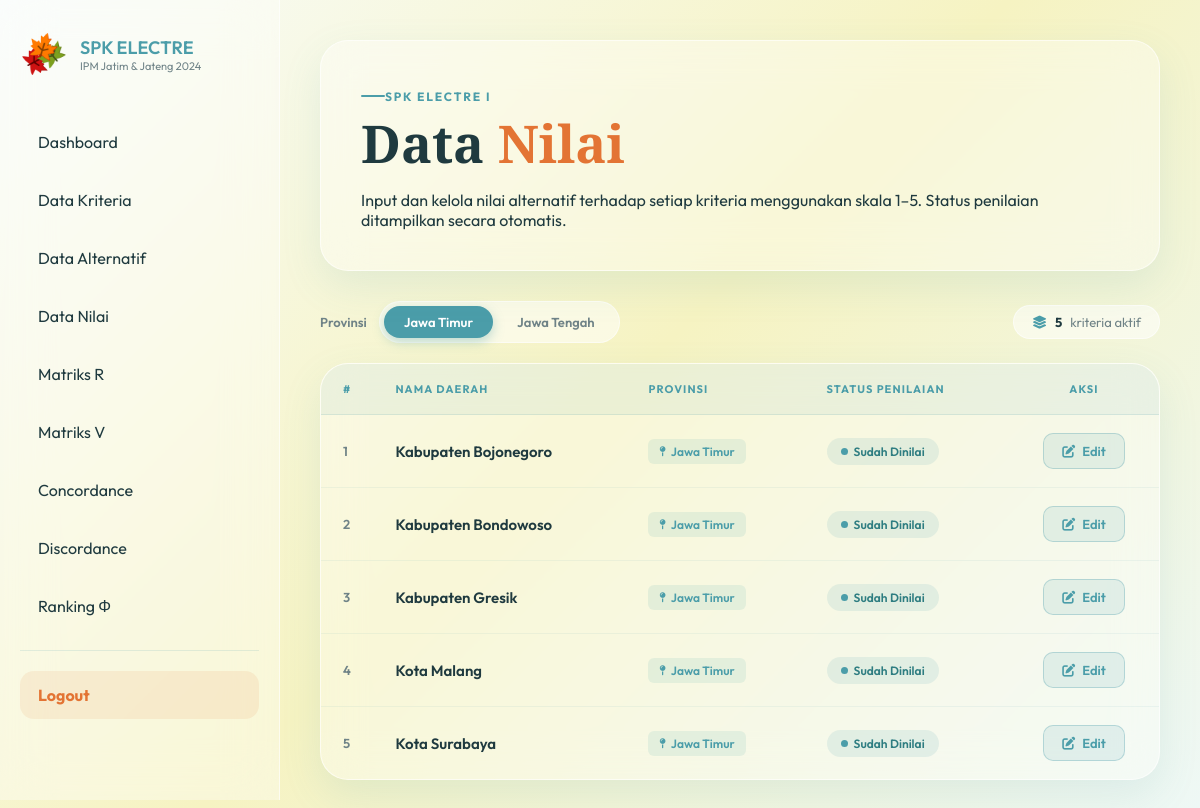
The page /nilai/index.php (signed in) on the database its author committed.
### tables this page shows
CREATE TABLE `tbl_alternatif` (
  `id` int(11) NOT NULL,
  `nama_daerah` varchar(100) NOT NULL,
  `provinsi` enum('Jawa Timur','Jawa Tengah') NOT NULL
);

### nilai/index.php (the view, shortened to what this page needs)
<?php
require_once '../config/db.php';
$provinsi   = $_GET['provinsi'] ?? 'Jawa Timur';
$alternatifs = $conn->query("
    SELECT * FROM tbl_alternatif
    WHERE provinsi='$provinsi'
    ORDER BY nama_daerah
");
$total_kriteria = $conn->query("SELECT COUNT(*) as total FROM tbl_kriteria")->fetch_assoc()['total'];
?>
<!DOCTYPE html>
<html lang="id">
<head>
<link rel="stylesheet" href="https://cdnjs.cloudflare.com/ajax/libs/font-awesome/6.5.0/css/all.min.css">
</head>
<body>
<div class="wrapper">
    <?php include '../includes/sidebar.php'; ?>
    <main class="content">
        <div class="hero">
            <p class="hero-label">SPK ELECTRE I</p>
            <h1>Data <span>Nilai</span></h1>
            <p class="hero-desc">
                Input dan kelola nilai alternatif terhadap setiap kriteria menggunakan skala 1–5. Status penilaian ditampilkan secara otomatis.
            </p>
        </div>
        <div class="toolbar">
            <div class="filter-group">
                <span class="filter-label">Provinsi</span>
                <div class="provinsi-tabs">
                    <a href="?provinsi=Jawa Timur"  class="<?= $provinsi === 'Jawa Timur'  ? 'active' : '' ?>">Jawa Timur</a>
                    <a href="?provinsi=Jawa Tengah" class="<?= $provinsi === 'Jawa Tengah' ? 'active' : '' ?>">Jawa Tengah</a>
                </div>
            </div>
            <div class="stats-pill">
                <i class="fa-solid fa-layer-group" style="color:var(--teal-mid);font-size:13px;"></i>
                <strong><?= $total_kriteria ?></strong> kriteria aktif
            </div>
        </div>
        <div class="table-card">
            <table>
                <thead>
                    <tr>
                        <th style="width:40px;">#</th>
                        <th>Nama Daerah</th>
                        <th>Provinsi</th>
                        <th>Status Penilaian</th>
                        <th style="width:150px;">Aksi</th>
                    </tr>
                </thead>
                <tbody>
                <?php
                $no = 1;
                if ($alternatifs && $alternatifs->num_rows > 0):
                    while ($alt = $alternatifs->fetch_assoc()):
                        $count_stmt = $conn->prepare("
                            SELECT COUNT(*) as cnt
                            FROM tbl_nilai
                            WHERE alternatif_id = ?
                        ");
                        $count_stmt->bind_param("i", $alt['id']);
                        $count_stmt->execute();
                        $count_row   = $count_stmt->get_result()->fetch_assoc();
                        $is_done     = intval($count_row['cnt']) >= intval($total_kriteria) && intval($total_kriteria) > 0;
                        $btn_class   = $is_done ? 'btn-input-secondary' : 'btn-input-primary';
                        $btn_label   = $is_done ? '<i class="fa-solid fa-pen-to-square"></i> Edit' : '<i class="fa-solid fa-plus"></i> Input';
                ?>
                <tr>
                    <td style="color:var(--text-soft);font-size:13px;font-weight:600;"><?= $no++ ?></td>
                    <td>
                        <div class="daerah-name"><?= htmlspecialchars($alt['nama_daerah']) ?></div>
                    </td>
                    <td>
                        <span class="badge-provinsi">
                            <i class="fa-solid fa-map-pin" style="font-size:10px;"></i>
                            <?= htmlspecialchars($alt['provinsi']) ?>
                        </span>
                    </td>
                    <td>
                        <?php if ($is_done): ?>
                            <span class="status-badge status-done">Sudah Dinilai</span>
                        <?php else: ?>
                            <span class="status-badge status-pending">Belum Dinilai</span>
                        <?php endif; ?>
                    </td>
                    <td class="actions">
                        <button
                            class="btn-input <?= $btn_class ?>"
                            onclick="openModal(<?= $alt['id'] ?>, '<?= htmlspecialchars($alt['nama_daerah'], ENT_QUOTES) ?>', '<?= htmlspecialchars($alt['provinsi'], ENT_QUOTES) ?>')"
                        >
                            <?= $btn_label ?>
                        </button>
                    </td>
                </tr>
                <?php
                    endwhile;
                endif; ?>
                </tbody>
            </table>
        </div>
    </main>
</div>
</body>
</html>

### nilai/index.php (style rules this page uses)
:root { --teal-light: #91C6BC; --teal-mid: #4B9DA9; --cream: #F6F3C2; --orange: #E37434; --text-dark: #1f3a3f; --text-soft: #6f8387; --glass-bg: rgba(255,255,255,0.35); --glass-border:rgba(255,255,255,0.6); --glass-shadow:0 15px 40px rgba(75,157,169,0.12); --radius-lg: 28px; --radius-md: 16px; --radius-sm: 10px; }
*, *::before, *::after { margin: 0; padding: 0; box-sizing: border-box; }
body { font-family: 'Outfit', sans-serif; min-height: 100vh; background: linear-gradient(135deg, #f8fcfb 0%, #F6F3C2 50%, #eef8f6 100%); color: var(--text-dark); }
.wrapper { display: flex; }
.content { margin-left: 280px; padding: 40px; min-height: 100vh; flex: 1; }
.hero { background: var(--glass-bg); backdrop-filter: blur(20px); -webkit-backdrop-filter: blur(20px); border: 1px solid var(--glass-border); border-radius: var(--radius-lg); border-radius:28px; padding:40px; margin-bottom:30px; box-shadow: var(--glass-shadow); }
.hero-label { display: inline-flex; align-items: center; color: var(--teal-mid); font-size: 12px; font-weight: 700; letter-spacing: .15em; text-transform: uppercase; margin-bottom: 12px; }
.hero-label::before { content: ''; display: inline-block; width: 24px; height: 2px; background: var(--teal-mid); border-radius: 2px; }
.hero h1 { font-family: 'Cormorant Garamond', serif; font-size: 52px; line-height: 1.05; max-width:850px; }
.hero h1 span { color: var(--orange); }
.hero-desc { margin-top:20px; max-width:750px; }
.toolbar { display: flex; align-items: center; justify-content: space-between; gap: 16px; margin-bottom: 20px; flex-wrap: wrap; }
.filter-group { display: flex; align-items: center; gap: 12px; }
.filter-label { font-size: 13px; font-weight: 600; color: var(--text-soft); }
.provinsi-tabs { display: flex; background: rgba(255,255,255,0.5); border: 1px solid var(--glass-border); border-radius: 50px; padding: 4px; gap: 4px; }
.provinsi-tabs a { text-decoration: none; padding: 8px 20px; border-radius: 50px; font-size: 13px; font-weight: 600; color: var(--text-soft); transition: all 0.25s ease; }
.provinsi-tabs a.active { background: var(--teal-mid); color: #fff; box-shadow: 0 4px 12px rgba(75,157,169,0.35); }
.stats-pill { display: flex; align-items: center; gap: 8px; background: rgba(255,255,255,0.5); border: 1px solid var(--glass-border); border-radius: 50px; padding: 8px 18px; font-size: 13px; color: var(--text-soft); }
.stats-pill strong { color: var(--text-dark); }
.table-card { background: var(--glass-bg); backdrop-filter: blur(20px); -webkit-backdrop-filter: blur(20px); border: 1px solid var(--glass-border); border-radius: var(--radius-lg); padding: 0; box-shadow: var(--glass-shadow); overflow: hidden; }
table { width: 100%; border-collapse: collapse; }
thead { background: rgba(75,157,169,0.08); }
thead th { padding: 18px 22px; text-align: left; font-size: 11px; font-weight: 700; letter-spacing: 0.1em; text-transform: uppercase; color: var(--teal-mid); border-bottom: 1px solid rgba(75,157,169,0.15); }
thead th:last-child { text-align: center; }
tbody tr { border-bottom: 1px solid rgba(75,157,169,0.08); transition: background 0.2s ease; }
tbody tr:last-child { border-bottom: none; }
tbody td { padding: 18px 22px; font-size: 14px; vertical-align: middle; }
.daerah-name { font-weight: 600; color: var(--text-dark); font-size: 15px; }
.badge-provinsi { display: inline-flex; align-items: center; gap: 5px; background: rgba(145,198,188,0.2); color: var(--teal-mid); border-radius: 6px; padding: 5px 11px; font-size: 12px; font-weight: 600; }
.status-badge { display: inline-flex; align-items: center; gap: 6px; border-radius: 20px; padding: 6px 14px; font-size: 12px; font-weight: 600; }
.status-done { background: rgba(75,157,169,0.12); color: #2e7d81; }
.status-done::before { content: ''; width: 7px; height: 7px; border-radius: 50%; background: #4B9DA9; flex-shrink: 0; }
td.actions { text-align: center; }
.btn-input { display: inline-flex; align-items: center; gap: 7px; padding: 9px 18px; border-radius: 10px; border: none; font-family: 'Outfit', sans-serif; font-size: 13px; font-weight: 600; cursor: pointer; transition: all 0.22s ease; }
.btn-input-secondary { background: rgba(75,157,169,0.12); color: var(--teal-mid); border: 1px solid rgba(75,157,169,0.3); }

### rows shown on the page
tbl_alternatif: nama_daerah "Kabupaten Bojonegoro", provinsi "Jawa Timur"
tbl_alternatif: nama_daerah "Kabupaten Bondowoso", provinsi "Jawa Timur"
tbl_alternatif: nama_daerah "Kabupaten Gresik", provinsi "Jawa Timur"
tbl_alternatif: nama_daerah "Kota Malang", provinsi "Jawa Timur"
tbl_alternatif: nama_daerah "Kota Surabaya", provinsi "Jawa Timur"

### other values the page prints
$total_kriteria "5"
